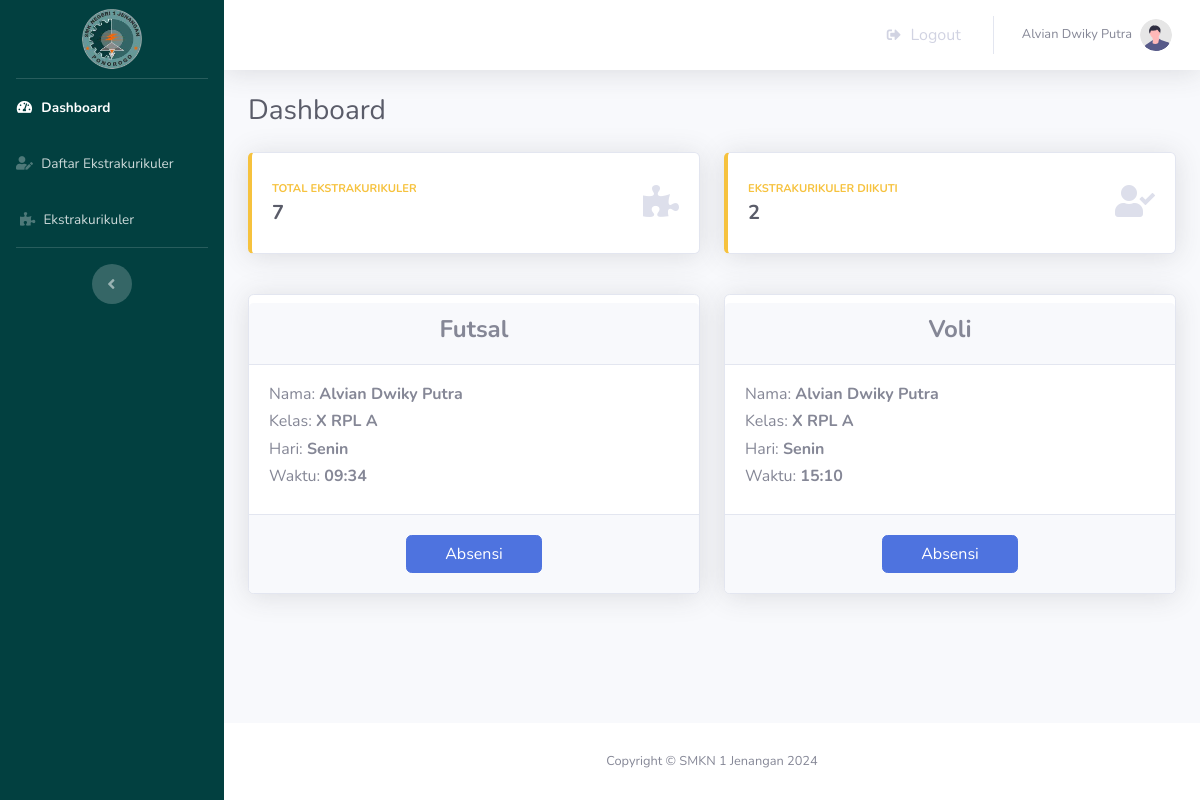
The page /siswa/index.php (signed in) on the database its author committed.
### tables this page shows
CREATE TABLE `ekstra_diikuti` (
  `id` int(11) NOT NULL,
  `id_ekstra` int(11) NOT NULL,
  `id_user` int(11) NOT NULL,
  `id_jurusan` int(11) NOT NULL
);

CREATE TABLE `ekstra` (
  `id_ekstra` int(11) NOT NULL,
  `nama_ekstra` varchar(100) NOT NULL,
  `hari` varchar(150) NOT NULL,
  `waktu` time NOT NULL
);

CREATE TABLE `user` (
  `id_user` int(11) NOT NULL,
  `nama` varchar(150) NOT NULL,
  `username` varchar(50) NOT NULL,
  `password` varchar(100) NOT NULL,
  `role` varchar(50) NOT NULL
);

CREATE TABLE `jurusan` (
  `id_jurusan` int(11) NOT NULL,
  `jurusan` varchar(150) NOT NULL
);

### siswa/index.php (the view, shortened to what this page needs)
<!DOCTYPE html>
<html lang="en">
<head>
    <?php
        require('../config.php');
        $id = $_SESSION['id_user']
    ?>
    <link href="vendor/fontawesome-free/css/all.min.css" rel="stylesheet" type="text/css">
    <link href="css/sb-admin-2.css" rel="stylesheet">
</head>
<body id="page-top">
    <div id="wrapper">
        <ul class="navbar-nav sidebar sidebar-dark accordion" id="accordionSidebar" style="background-color: #024040;">
            <a class="sidebar-brand d-flex align-items-center justify-content-center my-1" href="index.php">
                <div class="sidebar-brand-icon">
                    <img src="../img/stmjpng.png" width="60px">
                </div>
            </a>
            <hr class="sidebar-divider my-0">
            <li class="nav-item active">
                <a class="nav-link" href="index.php">
                    <i class="fas fa-fw fa-tachometer-alt"></i>
                    <span>Dashboard</span></a>
            </li>
            <li class="nav-item">
                <a class="nav-link" href="daftar.php">
                    <i class="fas fa-user-edit"></i>
                    <span>Daftar Ekstrakurikuler</span>
                </a>
            </li>
            <li class="nav-item">
                <a class="nav-link" href="ekstra.php">
                    <i class="fas fa-puzzle-piece mx-1"></i>
                    <span>Ekstrakurikuler</span>
                </a>
            </li>
            <hr class="sidebar-divider">
            <div class="text-center d-none d-md-inline">
                <button class="rounded-circle border-0" id="sidebarToggle"></button>
            </div>
        </ul>
        <div id="content-wrapper" class="d-flex flex-column">
            <div id="content">
                <nav class="navbar navbar-expand navbar-light bg-white topbar mb-4 static-top shadow">
                    <ul class="navbar-nav ml-auto">
                        <li class="nav-item dropdown no-arrow mx-1">
                            <a class="nav-link" href="../logout.php" data-toggle="modal" data-target="#logoutModal">
                                <i class="fas fa-sign-out-alt fa-sm fa-fw mr-2"></i>
                                Logout
                            </a>
                        </li>
                        <li class="nav-item no-arrow">
                            <span class="nav-link" href="#" id="userDropdown" aria-haspopup="true" aria-expanded="false">
                                <span class="mr-2 d-none d-lg-inline text-gray-600 small"><?php echo $_SESSION['nama'] ?></span>
                                <img class="img-profile rounded-circle"
                                    src="img/undraw_profile.svg">
                            </span>
                        </li>
                    </ul>
                </nav>
                <div class="container-fluid">
                    <div class="d-sm-flex align-items-center justify-content-between mb-4">
                        <h1 class="h3 mb-0 text-gray-800">Dashboard</h1>
                    </div>
                    <div class="row">
                        <div class="col-xl-6 col-md-6 mb-4">
                            <div class="card border-left-warning shadow h-100 py-2">
                                <div class="card-body">
                                    <div class="row no-gutters align-items-center">
                                        <div class="col mr-2">
                                            <div class="text-xs font-weight-bold text-warning text-uppercase mb-1">
                                                Total Ekstrakurikuler
                                            </div>
                                            <?php
                                                $q = "SELECT COUNT(*) as total FROM ekstra";
                                                $r = mysqli_query($con,$q);
                                                $dt = mysqli_fetch_assoc($r);
                                            ?>
                                            <div class="h5 mb-0 font-weight-bold text-gray-800"><?php echo $dt['total'] ?></div>
                                        </div>
                                        <div class="col-auto">
                                            <i class="fas fa-puzzle-piece fa-2x text-gray-300"></i>
                                        </div>
                                    </div>
                                </div>
                            </div>
                        </div>
                        <div class="col-xl-6 col-md-6 mb-4">
                            <div class="card border-left-warning shadow h-100 py-2">
                                <div class="card-body">
                                    <div class="row no-gutters align-items-center">
                                        <div class="col mr-2">
                                            <div class="text-xs font-weight-bold text-warning text-uppercase mb-1">
                                                Ekstrakurikuler Diikuti
                                            </div>
                                            <?php
                                                $q = "SELECT COUNT(*) as total FROM ekstra_diikuti WHERE id_user = '$id'";
                                                $r = mysqli_query($con,$q);
                                                $dt = mysqli_fetch_assoc($r);
                                            ?>
                                            <div class="h5 mb-0 font-weight-bold text-gray-800"><?php echo $dt['total'] ?></div>
                                        </div>
                                        <div class="col-auto">
                                            <i class="fas fa-user-check fa-2x text-gray-300"></i>
                                        </div>
                                    </div>
                                </div>
                            </div>
                        </div>
                    </div>
                    <?php
                        $id = $_SESSION["id_user"];
                        $q = "SELECT COUNT(*) as total FROM ekstra_diikuti WHERE id_user='$id'";
                        $r = mysqli_query($con,$q);
                        $dt = mysqli_fetch_assoc($r);
                        if($dt['total'] >= 2){ ?>
                            <div class="row">
                        <?php
                            $q = "SELECT * FROM ekstra_diikuti d JOIN ekstra e ON d.id_ekstra = e.id_ekstra
                                JOIN user u ON d.id_user = u.id_user JOIN jurusan j ON d.id_jurusan = j.id_jurusan WHERE d.id_user = '$id'";
                            $r = mysqli_query($con,$q);
                            while($row = mysqli_fetch_assoc($r)){
                                $waktu = date("H:i", strtotime($row['waktu']));
                                echo<<<data
                                    <div class="col-lg-6 col-md-6 mt-3">
                                        <div class="card shadow">
                                            <div class="card-header d-flex align-items-center justify-content-center mt-2">
                                                <h4 name="nama_ekstra"><strong>$row[nama_ekstra]</strong></h4>
                                            </div>
                                            <div class="card-body">
                                                <h6>Nama: <strong>$row[nama]</strong></h6>
                                                <h6>Kelas: <strong>$row[jurusan]</strong></h6>
                                                <h6>Hari: <strong>$row[hari]</strong></h6>
                                                <h6>Waktu: <strong>$waktu</strong></h6>
                                            </div>
                                            <div class="card-footer text-center">
                                                <a href="absen.php?id=$row[id_ekstra]" type="submit" name="submit" class="btn btn-primary my-2 col-4">Absensi</a>
                                            </div>
                                        </div>
                                    </div>
                                data;
                            } ?>
                            </div>
                    <?php } ?>
                </div>
            </div>
            <footer class="sticky-footer bg-white">
                <div class="container my-auto">
                    <div class="copyright text-center my-auto">
                        <span>Copyright &copy; SMKN 1 Jenangan 2024</span>
                    </div>
                </div>
            </footer>
        </div>
    </div>
</body>
</html>

### rows shown on the page
ekstra_diikuti: id_ekstra.nama_ekstra "Futsal", id_user.nama "Alvian Dwiky Putra", id_jurusan.jurusan "X RPL A", id_ekstra.hari "Senin", id_ekstra.waktu "09:34"
ekstra_diikuti: id_ekstra.nama_ekstra "Voli", id_user.nama "Alvian Dwiky Putra", id_jurusan.jurusan "X RPL A", id_ekstra.hari "Senin", id_ekstra.waktu "15:10"

### other values the page prints
$_SESSION['nama'] "Alvian Dwiky Putra"
$dt['total'] "7"
$dt['total'] "2"
